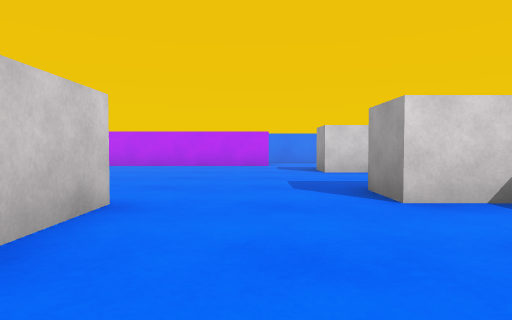
[1] (above)

15 first-person views from a walk through a scene from a Unity 3-D project. The camera is 0.51 m above the floor, tilts 2° down and sees 75° across. The floor is counted in squares, 1 m on a side. Each view is taken from the middle of a square. On the plan, view 1 faces up. The plan holds only what a view shows up to about 9 squares ahead; the rest is blank. The player is left out.

[2]
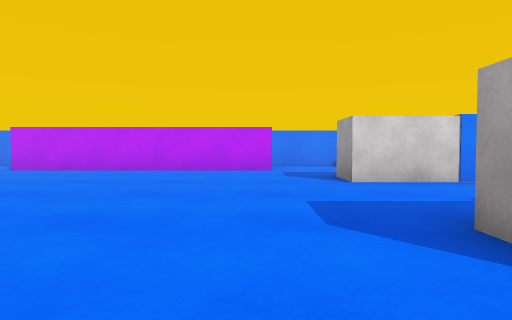

[3]
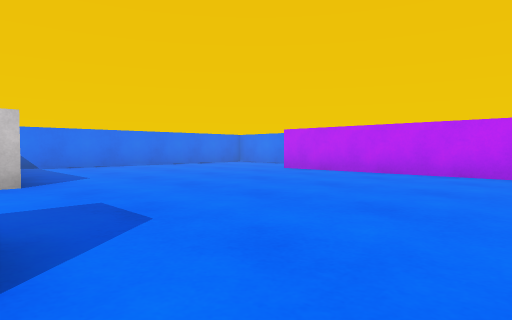

[4]
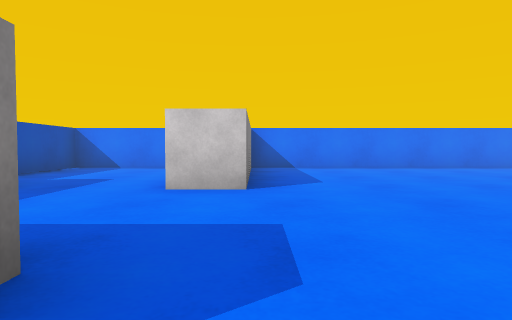

[5]
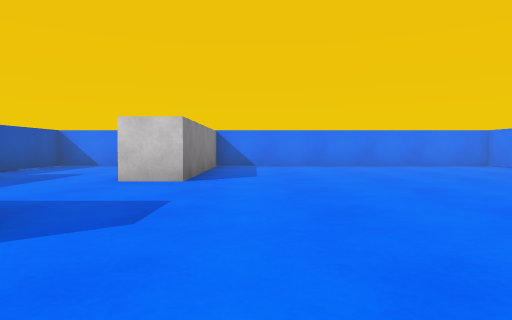

[6]
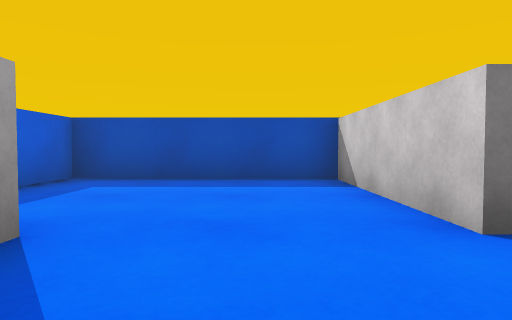

[7]
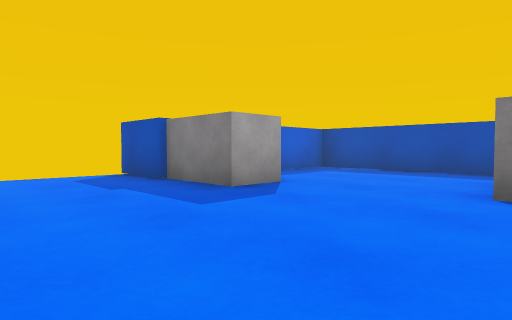

[8]
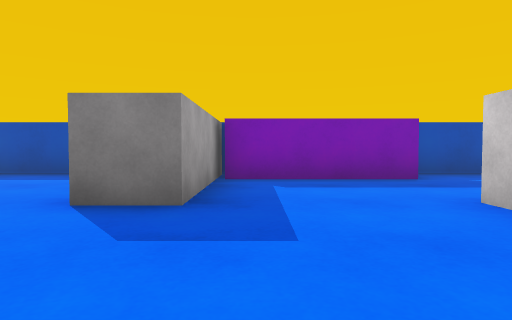

[9]
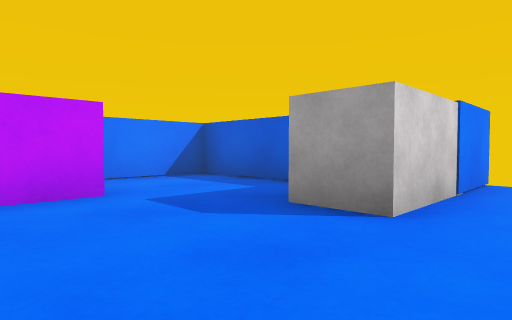

[10]
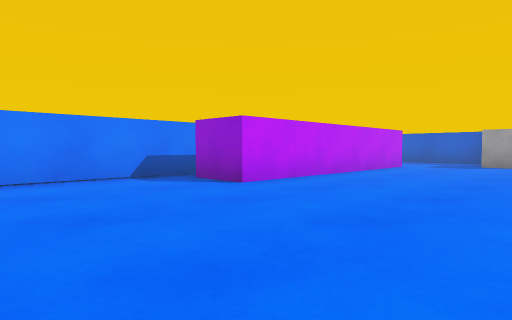

[11]
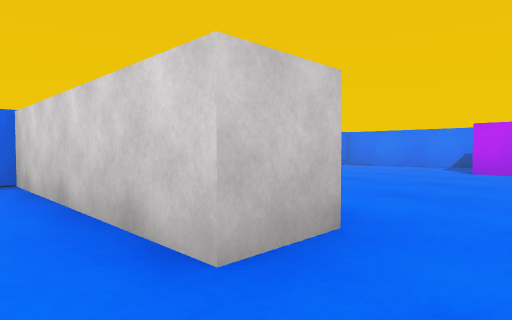

[12]
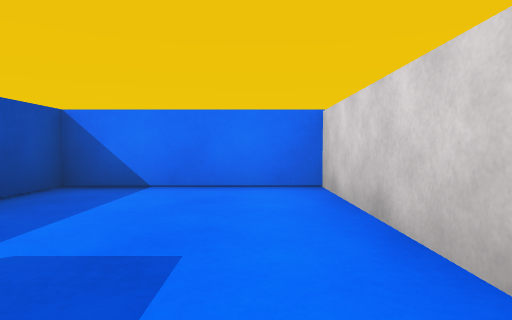

[13]
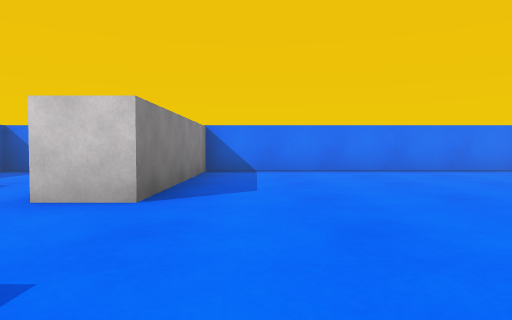

[14]
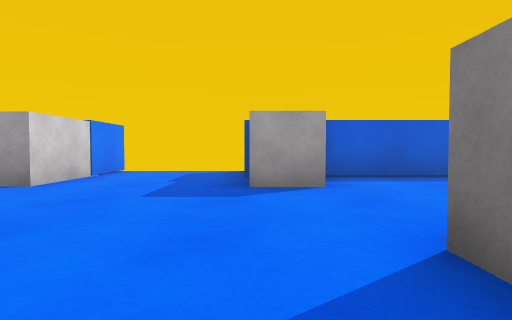

[15]
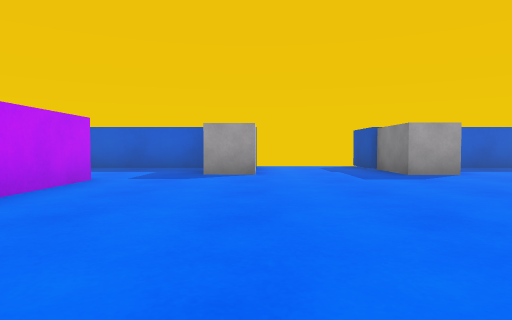

### Floor plan
Points are (right, up) in squares from view 1. A wall is a line through its corners. A room is listed if a view was taken in it or the views show most of it. See-through windows are left out.
Room 1 (views 1, 2, 3, 4, 5, 6, 7, 8, 9, 10, 11, 12, 13, 14, 15)
walls: (-5.8, 0.5) (-2.4, 0.5); (-2.3, -0.4) (-2.3, 3) (-1.3, 3) (-1.3, -0.5) (3.1, -0.5) (3.1, 4.2) (4.6, 4.2); (0.4, 9.7) (-5.6, 9.7) (-5.6, 10.9); (-5.1, 11.6) (-9, 11.6); (4.6, 7) (3.1, 7) (3.1, 11.6) (1, 11.6); (-9.4, 10.8) (-9.4, 3.9) (-5.1, 3.9) (-5.1, 2.9) (-9.4, 2.9) (-9.4, -0.5) (-6.1, -0.5)
objects: grey block (2, 3) to (2, 4); grey block (2, 7) to (2, 8)

Where each view was taken, in squares from view 1:
view 1: 0 up, 0 right, facing up
view 2: 2 up, 0 right, facing up
view 3: 3 up, 0 right, facing up-left
view 4: 4 up, 1 left, facing left
view 5: 5 up, 0 right, facing left
view 6: 5 up, 0 right, facing down
view 7: 7 up, 2 left, facing down-right
view 8: 6 up, 3 left, facing down
view 9: 6 up, 1 left, facing up-right
view 10: 6 up, 9 left, facing up-right
view 11: 2 up, 4 left, facing up-left
view 12: 2 up, 5 left, facing left
view 13: 5 up, 2 left, facing left
view 14: 4 up, 3 left, facing right
view 15: 7 up, 5 left, facing right
